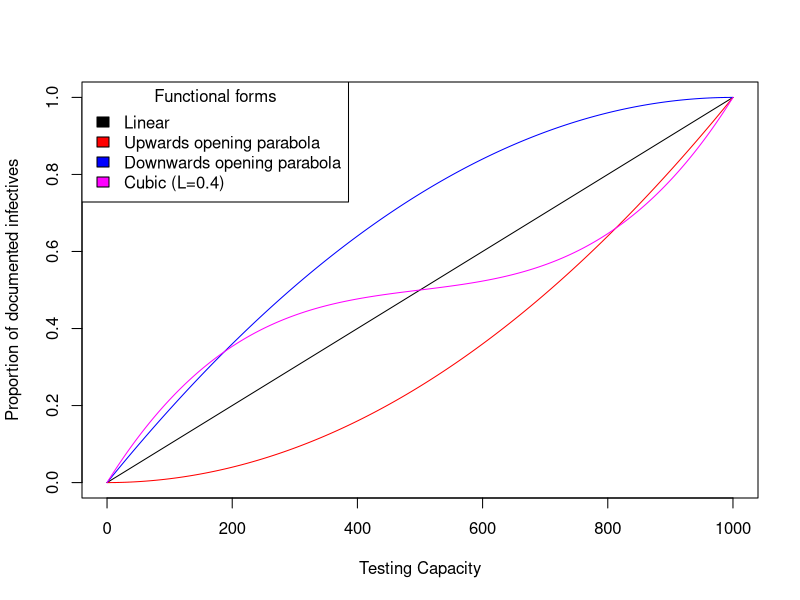

This chart was generated by the following R code:
library(assertthat)
library(glue)

tamponi_prop = function(N, TC, form=c("linear", "downwards",
                                      "upwards", "cubic"), L=2/5){
  
  if (form=="linear") {
    return(TC/N)
    
  } else if (form == "downwards") {
    return(-(TC/N)^2+2*TC/N)
    
  } else if (form == "upwards") {
    return((TC/N)^2)
    
  } else if (form == "cubic") {
    assert_that(!is.na(L), msg="For the functional form 'cubic', L cannot be NA")
    
    a = (64*L-16)/(3*N^3)
    b = (8-32*L)/(N^2)
    c = (32*L-5)/(3*N)
    d = 0
    
    return(a*TC^3 + b*TC^2 + c*TC + d)
  }
}

# Test it out
N = 1000
x = 0:N
L = 2/5

png(glue("{output_path}/functional_forms.png"))
cols = c("black", "red", "blue", "magenta")
plot(x, sapply(x, tamponi_prop, N=N, form="linear"), type="l", col=cols[1],
     xlab="Testing Capacity", ylab="Proportion of documented infectives")
lines(x, sapply(x, tamponi_prop, N=N, form="upwards"), col=cols[2])
lines(x, sapply(x, tamponi_prop, N=N, form="downwards"), col=cols[3])
lines(x, sapply(x, tamponi_prop, N=N, form="cubic", L=L), col=cols[4])
legend("topleft", legend=c("Linear", "Upwards opening parabola",
                           "Downwards opening parabola", glue("Cubic (L={L})")),
       fill = cols, title="Functional forms")
dev.off()
